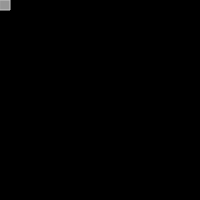
Frame 1 (no input)
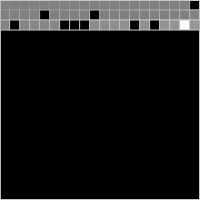
Frame 60 (no input)
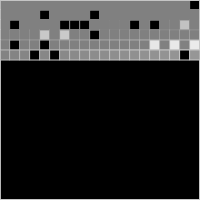
Frame 120 (the mouse pressed at the canvas centre since frame 60)

The p5.js sketch that drew these frames (run headless with seeded random() and noise() and a simulated clock; from frame 60 on, the mouse is pressed at the canvas centre):

// p5.js sketch
// ── sketch.js
// The Nature of Code
// Daniel Shiffman
// http://natureofcode.com

let x
let y;

function setup() {
  createCanvas(200,200);
  background(0);
  smooth();
  x = 0;
  y = 0;
}

function draw() {
  //create an alpha blended background
  fill(0,1);
  rect(0,0,width,height);

  //probabilities for 3 different cases (these need to add up to 100% since something always occurs here!)
  let p1 = 0.05; // 5% chance of pure white occurring
  let p2 = 0.80 + p1; // 80% chance of gray occuring
  //float p3  = 1.0 - p2 ; // 15% chance of black (we don't actually need this line since it is
  // by definit n, the "in all other cases" part of our else
  let num = random(1); // pick a random number between 0 and 1
  if (num < p1) {
    fill(255);
  } else if (num < p2) {
    fill(150);
  } else {
    fill(0);
  }
  
  stroke(200);
  rect(x,y,10,10);

  // X and Y walk through a grid
  x = (x + 10) % width;
  if (x == 0) y = (y + 10) % width;
}
